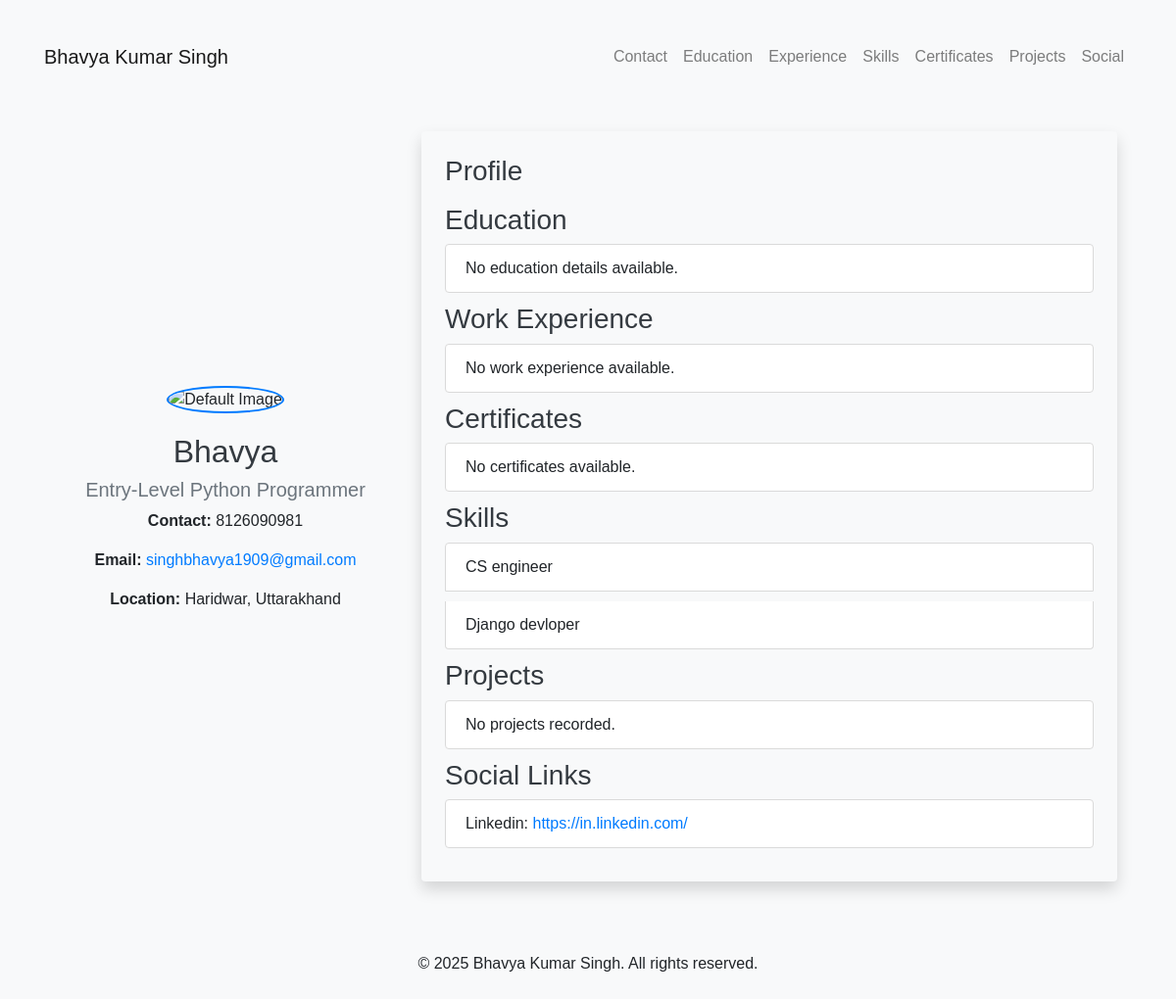
The app's page / (signed in) with its own data.
### cv_app/models.py (models this page shows)
class CV(models.Model):
    user = models.OneToOneField(User, on_delete=models.CASCADE)

class Contact(models.Model):
    cv = models.ForeignKey(CV, related_name='contacts', on_delete=models.CASCADE)
    phone_number = models.CharField(max_length=15)
    email = models.EmailField()
    address = models.CharField(max_length=255)
    profile_image = models.ImageField(upload_to='profile_images/', null=True, blank=True)  # Ensure this line exists

class Skill(models.Model):
    cv = models.ForeignKey(CV, related_name='skills', on_delete=models.CASCADE)
    name = models.CharField(max_length=50)

class SocialLink(models.Model):
    cv = models.ForeignKey(CV, related_name='social_links', on_delete=models.CASCADE)
    platform = models.CharField(max_length=50)
    url = models.URLField()

### cv_app/views.py (the view)
# urls.py: path('', views.cv_home, name='cv_home'),
def cv_home(request):
    return render(request, 'cv_app/cv_home.html')

### cv_app/templates/cv_app/cv_home.html (shortened to what this page needs)
{% extends 'cv_app/base.html' %}
{% load static %}
{% block content %}
<div class="container mt-5">
    <div class="row align-items-center">
        <div class="col-md-4 text-center">
            <div class="profile-pic">
                {% if request.user.cv.contacts.first.profile_image %}
                    <img src="{{ request.user.cv.contacts.first.profile_image.url }}" alt="Profile Image" class="img-fluid rounded-circle" style="width: 200px; height: 200px;">
                {% else %}
                    <img src="{% static 'default_profile.png' %}" alt="Default Image" class="img-fluid rounded-circle" style="width: 200px; height: 200px;">
                {% endif %}
            </div>
            <h2 class="mt-3">{{ request.user.username }}</h2>
            <h5 class="text-muted">Entry-Level Python Programmer</h5>
            <p><strong>Contact:</strong> {{ request.user.cv.contacts.first.phone_number }}</p>
            <p><strong>Email:</strong> <a href="mailto:{{ request.user.cv.contacts.first.email }}">{{ request.user.cv.contacts.first.email }}</a></p>
            <p><strong>Location:</strong> {{ request.user.cv.contacts.first.address }}</p>
        </div>
        <div class="col-md-8">
            <div class="bg-light p-4 rounded shadow">
                <h3>Profile</h3>
                <h3>Education</h3>
                <ul class="list-group">
                    {% for education in request.user.cv.education.all %}
                        <li class="list-group-item">{{ education.degree }} at {{ education.institution }} ({{ education.year_started }} - {{ education.year_completed }})</li>
                    {% empty %}
                        <li class="list-group-item">No education details available.</li>
                    {% endfor %}
                </ul>
                <h3>Work Experience</h3>
                <ul class="list-group">
                    {% for experience in request.user.cv.work_experience.all %}
                        <li class="list-group-item">{{ experience.position }} at {{ experience.company }} ({{ experience.start_year }} - {{ experience.end_year }})</li>
                    {% empty %}
                        <li class="list-group-item">No work experience available.</li>
                    {% endfor %}
                </ul>
                <h3>Certificates</h3>
                <ul class="list-group">
                    {% for certificate in request.user.cv.certificates.all %}
                        <li class="list-group-item">{{ certificate.title }}: {{ certificate.description }} (Link: <a href="{{ certificate.link }}">{{ certificate.link }}</a>)</li>
                    {% empty %}
                        <li class="list-group-item">No certificates available.</li>
                    {% endfor %}
                </ul>
                <h3>Skills</h3>
                <ul class="list-group">
                    {% for skill in request.user.cv.skills.all %}
                        <li class="list-group-item">{{ skill.name }}</li>
                    {% empty %}
                        <li class="list-group-item">No skills recorded.</li>
                    {% endfor %}
                </ul>
                <h3>Projects</h3>
                <ul class="list-group">
                    {% for project in request.user.cv.projects.all %}
                        <li class="list-group-item">{{ project.title }}: {{ project.description }} (Link: <a href="{{ project.link }}">{{ project.link }}</a>)</li>
                    {% empty %}
                        <li class="list-group-item">No projects recorded.</li>
                    {% endfor %}
                </ul>
                <h3>Social Links</h3>
                <ul class="list-group">
                    {% for link in request.user.cv.social_links.all %}
                        <li class="list-group-item">{{ link.platform }}: <a href="{{ link.url }}">{{ link.url }}</a></li>
                    {% empty %}
                        <li class="list-group-item">No social links available.</li>
                    {% endfor %}
                </ul>
            </div>
        </div>
    </div>
</div>
{% endblock %}

### cv_app/templates/cv_app/base.html (shortened to what this page needs)
{% load static %}
<!DOCTYPE html>
<html lang="en">
<head>
    <link rel="stylesheet" href="https://stackpath.bootstrapcdn.com/bootstrap/4.5.2/css/bootstrap.min.css">
    <link rel="stylesheet" href="{% static 'css/style.css' %}">
</head>
<body>
    <nav class="navbar navbar-expand-lg navbar-light bg-light sticky-top">
        <div class="container">
            <a class="navbar-brand" href="{% url 'cv_home' %}">Bhavya Kumar Singh</a>
            <div class="collapse navbar-collapse" id="navbarNav">
                <ul class="navbar-nav ml-auto">
                    <li class="nav-item"><a class="nav-link" href="{% url 'contact' %}">Contact</a></li>
                    <li class="nav-item"><a class="nav-link" href="{% url 'education' %}">Education</a></li>
                    <li class="nav-item"><a class="nav-link" href="{% url 'work_experience' %}">Experience</a></li>
                    <li class="nav-item"><a class="nav-link" href="{% url 'skills' %}">Skills</a></li>
                    <li class="nav-item"><a class="nav-link" href="{% url 'certificates' %}">Certificates</a></li>
                    <li class="nav-item"><a class="nav-link" href="{% url 'projects' %}">Projects</a></li>
                    <li class="nav-item"><a class="nav-link" href="{% url 'social_links' %}">Social</a></li>
                </ul>
            </div>
        </div>
    </nav>
    <div class="container mt-5">
        {% block content %}
        {% endblock %}
    </div>
    <footer class="bg-light text-center p-4 mt-5">
        <p class="mb-0">© 2025 Bhavya Kumar Singh. All rights reserved.</p>
    </footer>
</body>
</html>

### static/css/style.css (style rules this page uses)
body { background-color: #f8f9fa; font-family: 'Arial', sans-serif; }
.container { margin-top: 30px; }
h2, h3, h4 { color: #343a40; }
.profile-pic { margin-bottom: 20px; }
.img-fluid { border: 2px solid #007bff; border-radius: 50%; }
.list-group-item { border: 1px solid #dadada; margin-bottom: 10px; background-color: #ffffff; }

### records on screen
Skill: name "CS engineer"
Skill: name "Django devloper"
SocialLink: platform "Linkedin", url "https://in.linkedin.com/"

### other values on screen
{{ request.user.username }} "Bhavya"
{{ request.user.cv.contacts.first.phone_number }} "8126090981"
{{ request.user.cv.contacts.first.email }} "singhbhavya1909@gmail.com"
{{ request.user.cv.contacts.first.address }} "Haridwar, Uttarakhand"
